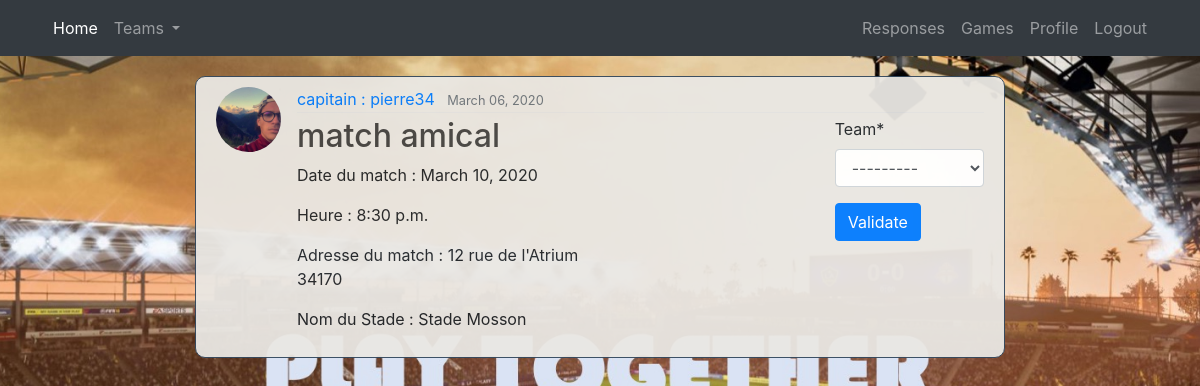
The app's page /matchs/26/ (signed in) with its own data.
### proposition/models.py (models this page shows, shortened)
class Proposition(models.Model):
	title = models.CharField(max_length=300)
	date_posted = models.DateTimeField(default=timezone.now)
	date_match = models.DateField()
	hour_beggin = models.TimeField()
	lieu_match = models.CharField(max_length=300)
	name_stadium = models.CharField(max_length=50)
	author = models.ForeignKey(Account, null = True, on_delete=models.CASCADE)

### account/models.py (models this page shows, shortened)
class Account(AbstractBaseUser):
	username = models.CharField(max_length=30, unique=True)
	first_name = models.CharField(max_length=30, unique=False)
	last_name = models.CharField(max_length=30, unique=False)
	email = models.EmailField(verbose_name="email", max_length=60, unique=True)
	is_captain = models.BooleanField(default=False)
	city = models.CharField(max_length=30)
	numTel = models.CharField(max_length=10, unique=True)
	image = models.ImageField(default='default.jpg', upload_to='profile_pics')
	date_joined = models.DateTimeField(verbose_name='date joined', auto_now_add=True)
	last_login = models.DateTimeField(verbose_name='last login', auto_now=True)
	is_admin = models.BooleanField(default=False)
	is_active = models.BooleanField(default=True)
	is_staff = models.BooleanField(default=False)
	is_superuser = models.BooleanField(default=False)
	USERNAME_FIELD = 'email'
	REQUIRED_FIELDS = ['username','first_name','last_name','is_captain', 'city', 'numTel']
	objects = MyAccountManager()
	def __str__(self):
		return self.username

### proposition/views.py (the view)
# urls.py: path('matchs/<int:pk>/', DetailMatch, name='matchs_detail'),
@login_required
def DetailMatch(request, pk):
	proposition = Proposition.objects.get(id=pk)
	if request.method=='POST':
		form = ConfirmationMatchForm(request.user, request.POST)
		if form.is_valid():
			instance = form.save()
			instance.game = proposition
			instance.save()
			return redirect('proposition_response')
	else:
		form = ConfirmationMatchForm(request.user)
	context = {'proposition' : proposition, 'form' : form}
	return render(request, 'proposition/matchs_detail.html', context )

### proposition/forms.py
class ConfirmationMatchForm(forms.ModelForm):
	class Meta:
		model = Play
		fields = ['team']
	def __init__(self, user,*args, **kwargs):
		super(ConfirmationMatchForm, self).__init__(*args, **kwargs)
		self.fields['team'].queryset = Team.objects.filter(creator=user)

### account/models.py (called while the page is built)
	def __str__(self):
		return self.libelle_team

### proposition/templates/proposition/matchs_detail.html (shortened to what this page needs)
{% extends "project/base.html" %}
{% load crispy_forms_tags %}
{% block content %}
<article class="media content-section">
	<img class="rounded-circle article-img" src="{{ proposition.author.image.url }}">
	<div class="media-body">
		<div class="article-metadata">
			<a class="mr-2" href="#">capitain : {{ proposition.author }}</a>
			<small class="text-muted">{{ proposition.date_posted|date:"F d, Y" }}</small>
		</div>
		<div class="row">
			<div class="col-md-6">
				<h2 class="article-title">{{ proposition.title }}</h2>
				<p class="article-content">Date du match : {{ proposition.date_match }}</p>
				<p class="article-content">Heure : {{ proposition.hour_beggin }}</p>
				<p class="article-content">Adresse du match : {{ proposition.lieu_match }}</p>
				<p class="article-content">Nom du Stade : {{ proposition.name_stadium }}</p>
			</div>
			<div class="col-md-3"></div>
			<div class="col-md-3">
				{% if proposition.author == user %}
				<form action="" method="POST">
					{{form|crispy}}
					<input class="btn btn-primary" type="submit" value="Validate">
				</form>
				{% endif %}
			</div>
	</div>
</article>
{% endblock content %}

### project/static/project/main3.css (style rules this page uses)
body { background-image: url("./home-image2.jpg"); background-attachment: fixed; background-position: center; background-repeat: no-repeat; background-size: cover; }
.content-section { background: #E9E7E3 ; opacity: 0.95; margin-right: 150px; margin-left: 150px; padding: 10px 20px; border : 1px solid #34495E; border-radius: 10px; margin-bottom: 20px; margin-top: 20px; }
.article-title { color: #444444; }
.article-content { white-space: pre-line; }
.article-img { height: 65px; width: 65px; margin-right: 16px; }
.article-metadata { padding-bottom: 1px; margin-bottom: 4px; border-bottom: 1px solid #e3e3e3 }

### records on screen
Proposition: author.image (picture), author "pierre34", date_posted "March 06, 2020", title "match amical", date_match "March 10, 2020", hour_beggin "8:30 p.m.", lieu_match "12 rue de l'Atrium 34170", name_stadium "Stade Mosson"
